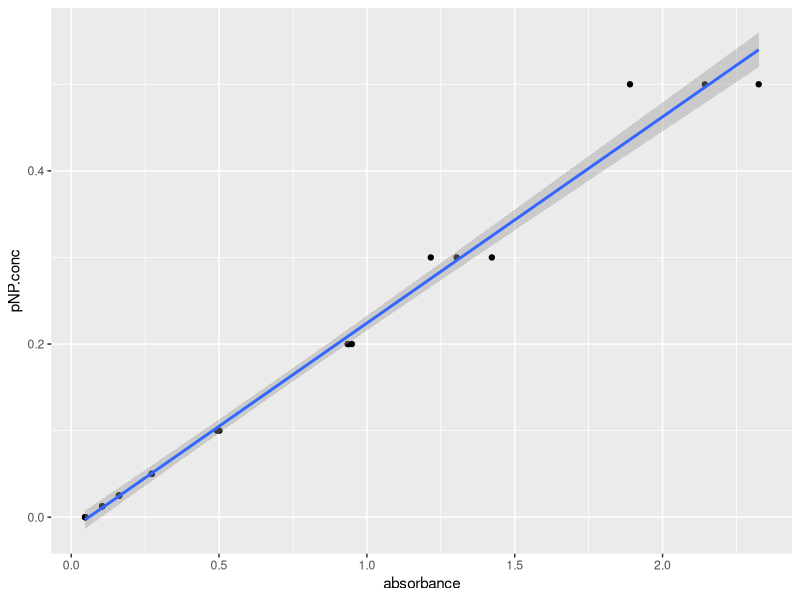
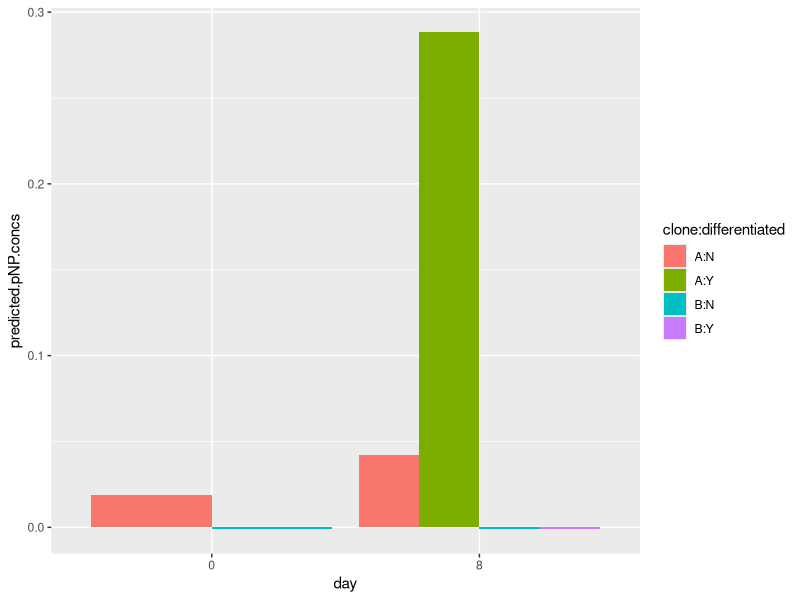
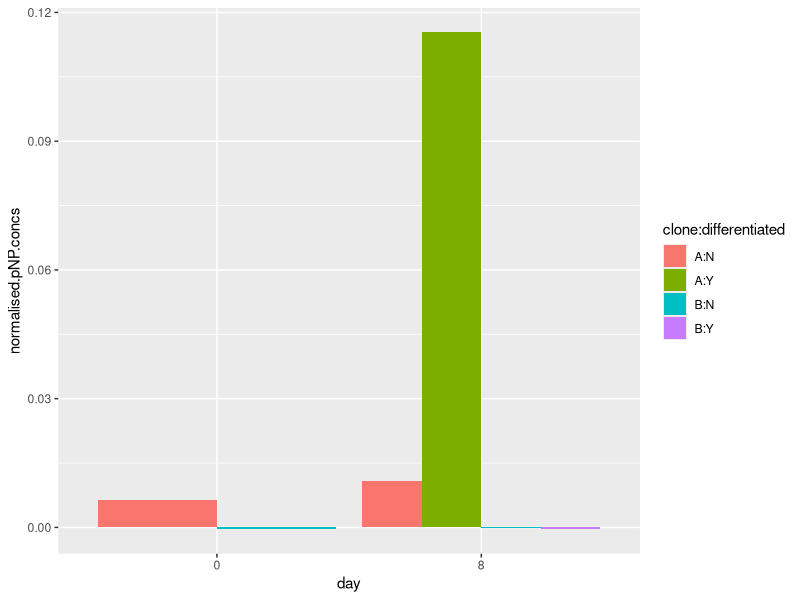
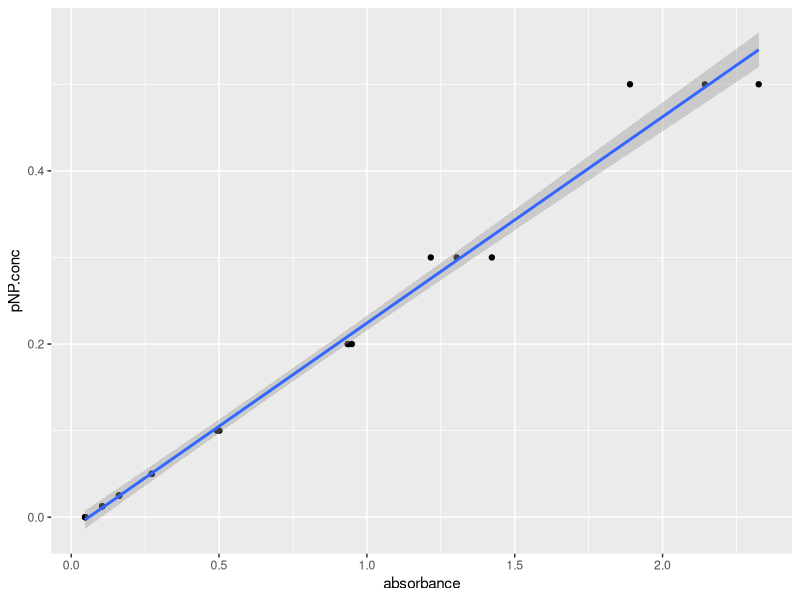

These charts were generated, in order, by the following R code:
# #install a new package
# install.packages("gganimate")

library(tidyverse)
library(readxl)
library(ggpubr)
library(gganimate)

# read the standard curve data
# skipping the first three lines, and specifying the first sheet
pnp.calibration <- read_excel("raw-data/BIO00066I-pNP-example-data-2025-26.xlsx", sheet=1, skip=3)

#check what we have
view(pnp.calibration)

pnp.calibration.pivot <- 
  pnp.calibration |> 
  select(-mean.abs, -standard.deviation) |>
  pivot_longer(-pNP.conc, names_to = "rep", values_to = "absorbance")
view(pnp.calibration.pivot)

pnp.calibration.pivot <- relocate(pnp.calibration.pivot, absorbance)


#plot, saving the plot in an object called 'pNP.plot'
pNP.plot <- pnp.calibration.pivot |>
  ggplot(aes(x=absorbance, y=pNP.conc))+
  geom_point()+
  geom_smooth(method="lm")

#show the plot
pNP.plot


#save as a jpeg
#has a 'date stamp' (2025-03-21) in the name
ggsave("BIO66I-pNP-standard-curve.jpeg",pNP.plot,width=7,height=7)


# make a linear model so we can predict pNP concentration from absorbanceance values
linear_model <- lm(pNP.conc ~ absorbance , data = pnp.calibration.pivot)


# read in experimental pNP data for unknown samples, skipping the first line
pnp.experimental <- read_excel("raw-data/BIO00066I-pNP-example-data-2025-26.xlsx", sheet=2, skip=1)

#check what we have
glimpse(pnp.experimental)

pnp.experimental <- pnp.experimental |> 
  rowwise() |> 
  mutate(absorbance=mean(c(absorb.rep1,absorb.rep2,absorb.rep3),na.rm=T)) 


#calculate predicted pNP concentration using the linear model
predictions.from.lm <- predict(linear_model,pnp.experimental)

#Add these predictions from the linear model (predictions.from.lm)
#As a new column
pnp.experimental$predicted.pNP.concs = predictions.from.lm

#check what we have
glimpse(pnp.experimental)


##divide the predicted.pNP.concs column by the DNA_ug_per_ml column
pnp.experimental <- pnp.experimental |> 
  mutate(normalised.pNP.concs = predicted.pNP.concs / DNA_ug_per_ml)

# check what we have now
names(pnp.experimental)


pnp.experimental$day <-as.factor(pnp.experimental$day)
pnp.experimental$clone <-as.factor(pnp.experimental$clone)
pnp.experimental$differentiated <-as.factor(pnp.experimental$differentiated)

#make the plot
ggplot(data=pnp.experimental, aes(x=day, y=predicted.pNP.concs,fill=clone:differentiated)) +
  geom_bar(stat="identity", position=position_dodge())


# first check that data columns we have 
names(pnp.experimental)

#make the plot using the normalised.pNP.concs as y values
ggplot(data=pnp.experimental, aes(x=day, y=normalised.pNP.concs,fill=clone:differentiated)) +
  geom_bar(stat="identity", position=position_dodge())


# #load data from a URL
# points <- read_csv(url("https://djeffares.github.io/BIO66I/data/processed-points-data.csv"),
#                  col_types = cols(LID = col_factor(),TID = col_factor(),pid = col_factor())
# )
# 
# #check what we have
# glimpse(points)
# head(points)
# 

# points |>
#   ggplot(aes(x=clone,y=log10(velocity)))+
#   geom_violin()+
#   stat_compare_means()

# ?glimpse

# points |>
#   ggplot(aes(x=x.position,y=y.position,colour=clone))+
#   geom_point(size=1)+
#   facet_wrap(~LID)
# 
# #If we want to show just one clone add this line after 'points |>'
# #filter(clone == "A")|>

# 
# points |>
#   filter(clone == "B" & LID==4) |>
#   # Convert TID to factor with numeric ordering
#   mutate(TID = factor(TID, levels = sort(as.numeric(as.character(unique(TID)))))) |>
#   ggplot(aes(x=x.position, y=y.position, colour=TID)) +
#   geom_point(size=1)
# 

# #use mutate to make new columns
# points2<- points |>
#   group_by(LID) |>
#   mutate(med.x = mean(x.position, na.rm = TRUE))|>
#   mutate(adjusted.x =  x.position - med.x) |>
#   mutate(med.y = mean(y.position, na.rm = TRUE))|>
#   mutate(adjusted.y =  y.position - med.y)
# 
# #check our new data
# points2

# points2 |>
#   ggplot(aes(x=adjusted.x,y=adjusted.y,colour = time))+
#   geom_point(alpha=0.5, size=3)+
#   geom_hline(yintercept = 0)+
#   geom_vline(xintercept = 0)+
#   facet_wrap(~clone)

# static.plot <-points |>
#   filter(clone == "B", LID == 1) |>
#   ggplot(aes(x=x.position,y=y.position, colour=TID))+
#   geom_point(size=10, pch=1,lwd=2)
# static.plot

# #set up the animation code
# animated.plot <- static.plot +
#   transition_time(time) +
#   shadow_mark(past = T, future=F, alpha=0.5)
# 
# #check the animation worked
# animate(animated.plot, width =800, height = 800)

# #save the animation as a gif
# #make sure you use a sensible file name
# anim_save("cloneB.lineage2.gif", animated.plot)

# ?glimpse

# #load the data
# pnp.calibration<-read_excel("raw-data/alkaline-phosphatase-activity-assay-real-data.xlsx",sheet=2)
# 
# #rename the 'differentiated' column 'induced', which describes it better
# names(pnp.calibration)[3]<-'induced'

# #set day, clone and induced columns to be factors
# pnp.calibration$day <-as.factor(pnp.calibration$day)
# pnp.calibration$clone <-as.factor(pnp.calibration$clone)
# pnp.calibration$induced <-as.factor(pnp.calibration$induced)
# 
# #this is what we have:
# head(pnp.calibration)

# pnp.calibration.pivot<-pnp.calibration |>
#   pivot_longer(cols=!c(day,clone,induced), names_to = "rep", values_to = "absorbance")
# 
# #this is what we have now
# head(pnp.calibration.pivot)

# ggplot(pnp.calibration.pivot, aes(x = clone, y = absorbance, colour = day))+
#   geom_boxplot()+
#   theme_classic()

# ggplot(pnp.calibration.pivot, aes(x = clone, y = absorbance, colour = day))+
#   geom_boxplot()+
#   theme_classic()+
#   facet_wrap(~induced)

# #we save the result in an object called aov.result.additive
# aov.result.add <- aov(absorbance ~ day + clone + induced, data = pnp.calibration.pivot)

# summary(aov.result.add)

# 
# #run the ANOVA
# aov.result.mult  <- aov(absorbance ~ day * clone * induced, data = pnp.calibration.pivot)
# 
# #to view the results
# summary(aov.result.mult)
